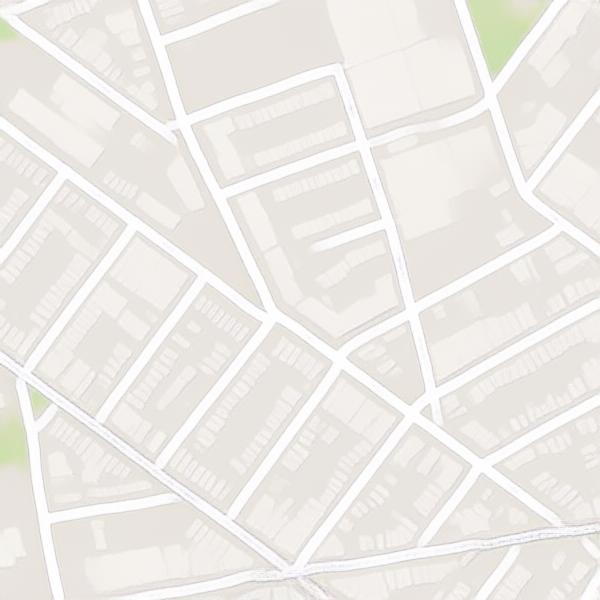
#> input picture assets/test_samples/prediction/112.jpg, 600 x 600 px
$ python canny.py --img-path ../assets/test_samples/prediction/112.jpg
#> lines starting #> are read from the running program, lines starting #| are printed output that depends on the picture; after the words box and inside, x2 and y2 are one past the last pixel; in counts of white or black regions, pixels touching at a corner belong together
import argparse

import cv2
from matplotlib import pyplot as plt


def get_args():
    parser = argparse.ArgumentParser()
    parser.add_argument('--img-path', type=str, required=True, help='Path to image.')
    return parser.parse_args()


def main():
    args = get_args()

    img = cv2.imread(args.img_path, cv2.IMREAD_GRAYSCALE)
#> img: shape (600, 600); min 186, max 255, mean 235.2
    assert img is not None
    edges = cv2.Canny(img, 100, 200, apertureSize=3)
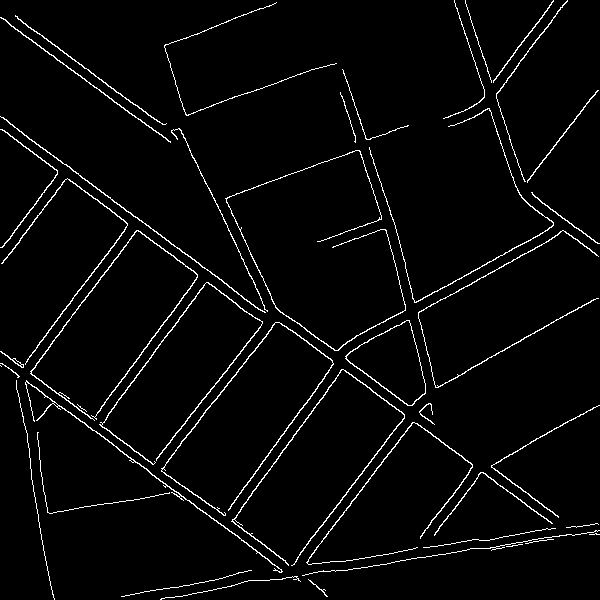
#> edges: shape (600, 600); 3.2% white in thin lines or dots
    plt.subplot(121), plt.imshow(img, cmap='gray')
    plt.title('Original Image'), plt.xticks([]), plt.yticks([])
    plt.subplot(122), plt.imshow(edges, cmap='gray')
    plt.title('Edge Image'), plt.xticks([]), plt.yticks([])
    plt.show()
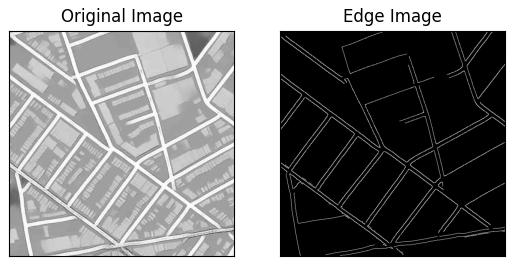
#> figure drawn by matplotlib, 2 panels


if __name__ == '__main__':
    main()

$ run again, on assets/test_samples/prediction/143.jpg
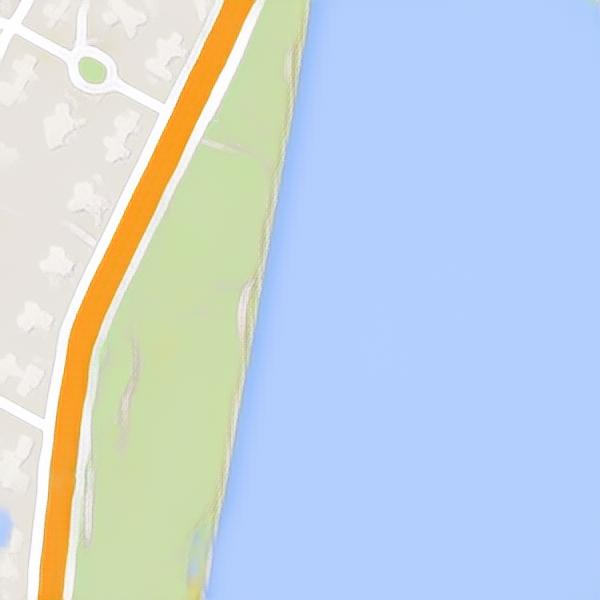
#> input picture assets/test_samples/prediction/143.jpg, 600 x 600 px
#> in main, `edges = cv2.Canny(img, 100, 200, apertureSize=3)`:
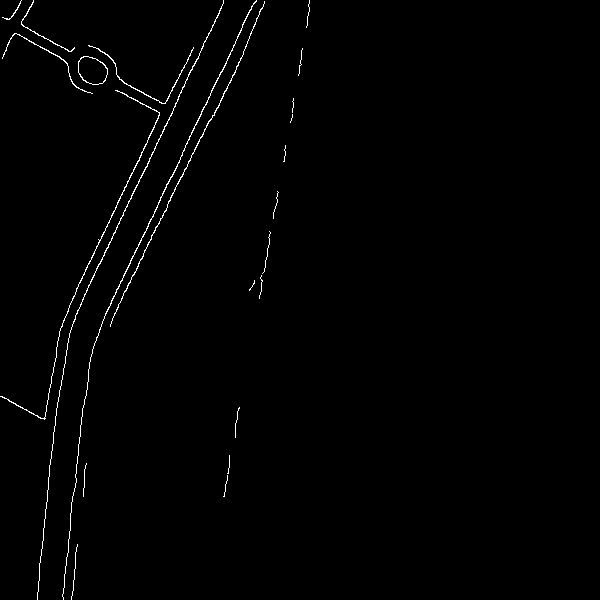
#> edges: shape (600, 600); 0.92% white in thin lines or dots, all inside (x1, y1, x2, y2) = (0, 0, 310, 600)
#> in main, `plt.show()`:
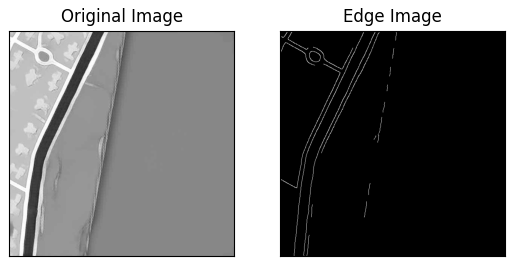
#> figure drawn by matplotlib, 2 panels

$ run again, on assets/test_samples/prediction/200.jpg
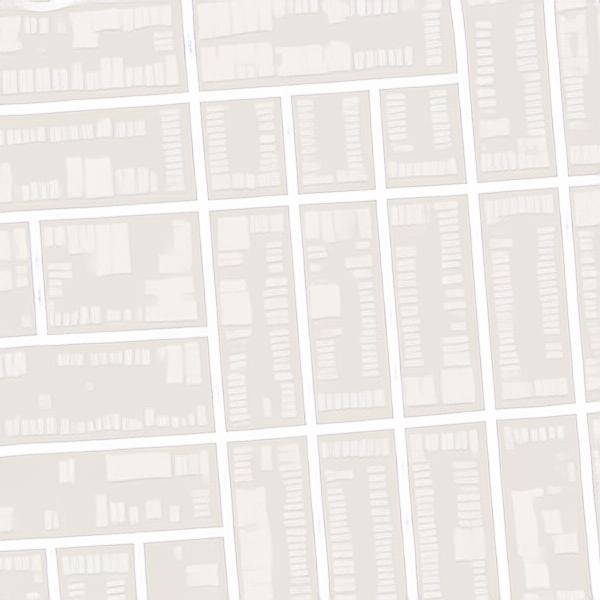
#> input picture assets/test_samples/prediction/200.jpg, 600 x 600 px
#> in main, `edges = cv2.Canny(img, 100, 200, apertureSize=3)`:
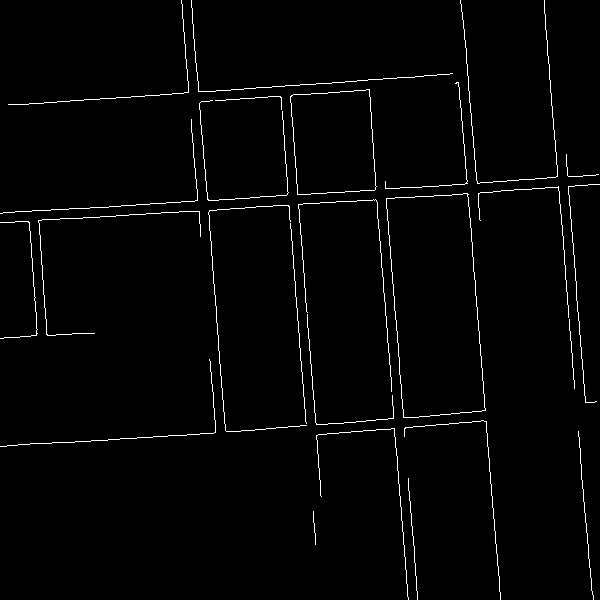
#> edges: shape (600, 600); 1.8% white in thin lines or dots
#> in main, `plt.show()`:
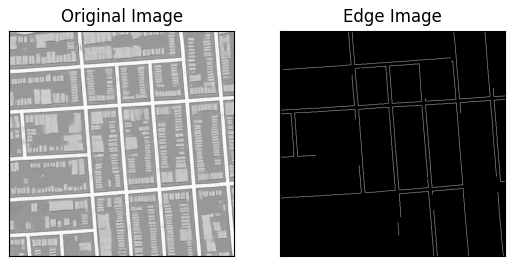
#> figure drawn by matplotlib, 2 panels

$ run again, on assets/test_samples/prediction/204.jpg
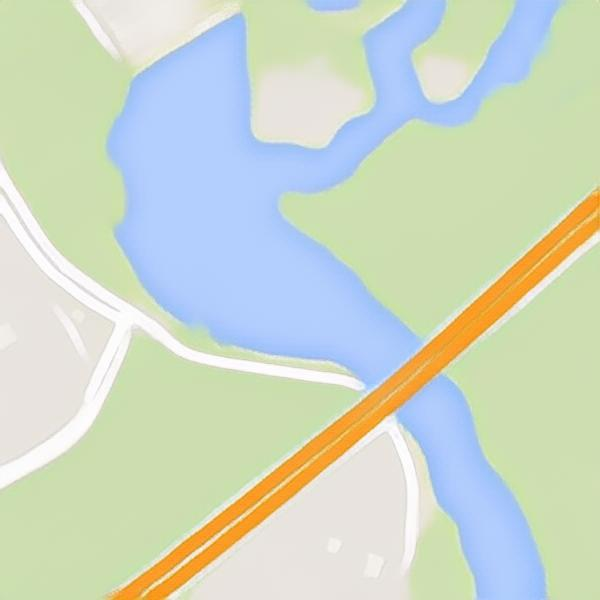
#> input picture assets/test_samples/prediction/204.jpg, 600 x 600 px
#> in main, `edges = cv2.Canny(img, 100, 200, apertureSize=3)`:
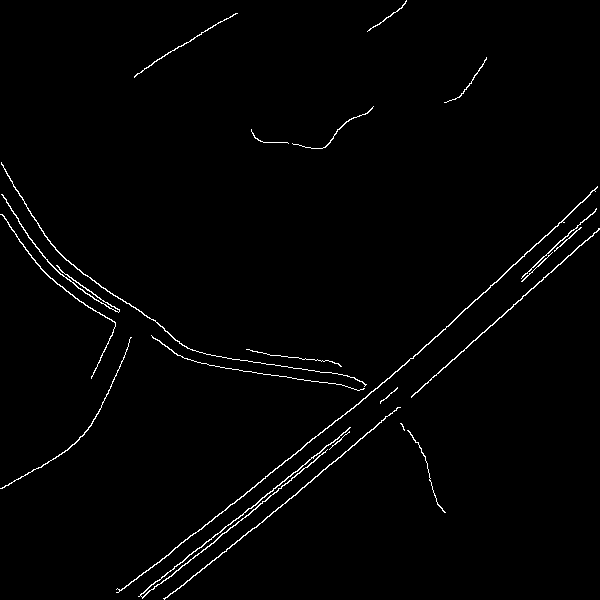
#> edges: shape (600, 600); 1.4% white in thin lines or dots
#> in main, `plt.show()`:
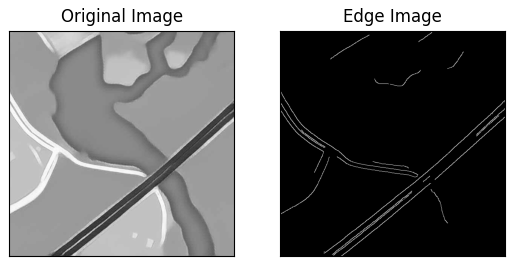
#> figure drawn by matplotlib, 2 panels
